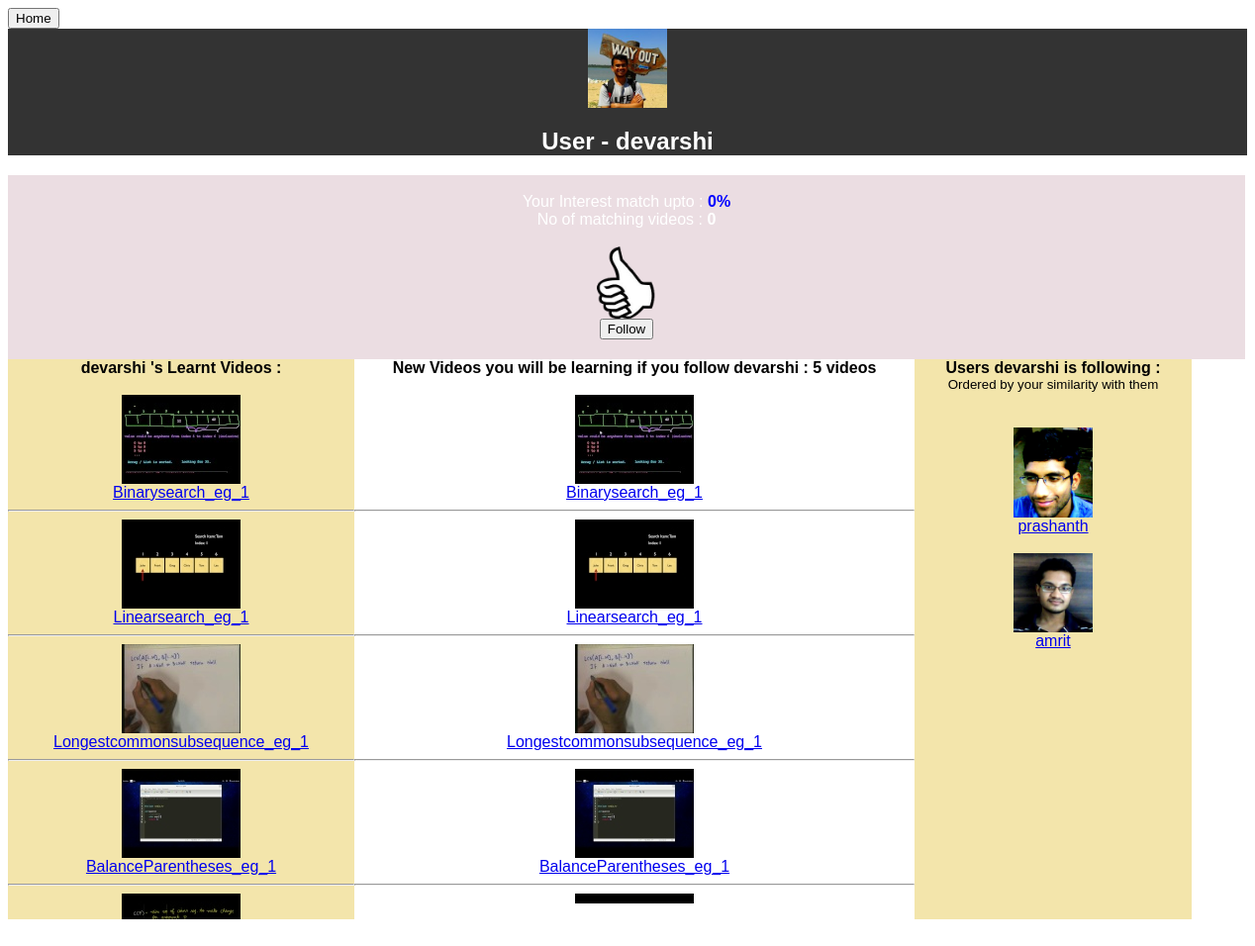
Screenshot of /usermatch.php?name=devarshi with the database file from the repository.
### tables this page shows
CREATE TABLE IF NOT EXISTS `users` (
  `user_id` int(11) NOT NULL AUTO_INCREMENT,
  `user_name` varchar(30) NOT NULL,
  `password` varchar(30) NOT NULL,
  `user_email` varchar(50) NOT NULL,
  `profilepic` varchar(200) NOT NULL,
  PRIMARY KEY (`user_id`),
  UNIQUE KEY `user_name` (`user_name`)
);

CREATE TABLE IF NOT EXISTS `instanceclass` (
  `instance` varchar(100) NOT NULL,
  `class` varchar(100) NOT NULL,
  `url` varchar(100) NOT NULL,
  UNIQUE KEY `instance` (`instance`)
);

### usermatch.php (the view, shortened to what this page needs)
<html>
<?php
function cal_match($username)
{
	$cur_learnt = array();
$follow_learnt = array();
$curname = $_SESSION["user_name"];
$que1 = mysql_query("select * from userlearnt where user_name = '$curname'");
$que2 = mysql_query("select * from userlearnt where user_name='$username'");
while($fetch2 = mysql_fetch_array($que2))
{
	array_push($follow_learnt, $fetch2["videoid"]);
}
$newarr = array_unique(array_merge($cur_learnt, $follow_learnt));
$intersect = array_intersect($cur_learnt, $follow_learnt);
$diff = array_diff($newarr, $cur_learnt);
$total = count($newarr);
$intersect_number = count($intersect);
$percentage = ($intersect_number/$total)*100;
return $percentage;
}
$username = $_GET["name"];
function youtubeID($string) {
    $pattern =
        '%^# Match any youtube URL
        (?:https?://)?
        (?:www\.)?
        (?:
          youtu\.be/
        | youtube\.com
          (?:
            /embed/
          | /v/
          | /watch\?v=
          )
        )
        ([\w-]{10,12})
        $%x'
        ;
    $result = preg_match($pattern, $string, $matches);
    if (false !== $result) {
        return $matches[1];
    }
    return false;
}
?>
<head>
<link rel="stylesheet" href="style.css" />
</head>
<body>
<input type="button" value="Home" onclick="location.href='dashboard.php'"/><br>
<div align="center" class="header">
<div align="center">
<?php
$qshow = "SELECT * FROM users WHERE user_name = '$username' and profilepic != '' ";
$rshow = mysql_query($qshow) or die(mysql_error());
$rshown = mysql_num_rows($rshow);
if($rshown > 0)
{
	while($rowshow = mysql_fetch_array($rshow))
	{
	$path = $rowshow["profilepic"];
echo "<img src='$path' width='80px'/>";
}
}
else
{
echo "<img src='images/u.jpg' width='80px'/>";
}
?>
<br>
<h2> User - <?php echo "<b>".$username."</b>" ?> </h2>
</div>
<div align="center">
<div style="background-color:#EBDDE2;height:186px;width:1250px;float:left;">
<?php
$cur_learnt = array();
$follow_learnt = array();
$curname = $_SESSION["user_name"];
$que2 = mysql_query("select * from userlearnt where user_name='$username'");
while($fetch2 = mysql_fetch_array($que2))
{
	array_push($follow_learnt, $fetch2["videoid"]);
}
$newarr = array_unique(array_merge($cur_learnt, $follow_learnt));
$intersect = array_intersect($cur_learnt, $follow_learnt);
$diff = array_diff($newarr, $cur_learnt);
$diff_number = count($diff);
$total = count($newarr);
$intersect_number = count($intersect);
$percentage = ($intersect_number/$total)*100;
if($percentage >= 80)
{
	echo "<br> Your Interest match upto :<font color='green'><b>".round($percentage,2). "% </b></font>";
}
else if($percentage >= 40 && $percentage < 80)
{
	echo "<br> Your Interest match upto : <font color='purple'><b>".round($percentage,2). "% </b></font>";
}
else if($percentage < 40 && $percentage >= 0)
{
	echo "<br> Your Interest match upto : <font color='blue'><b>".round($percentage,2). "% </b></font>";
}
echo "<br>";
echo "No of matching videos :<b> ".$intersect_number." </b>";;
?>
<br><br>
<form name="follow" method="post" action="">
<?php
$a = $_SESSION["user_name"];
$b = mysql_query("select * from following where name1='$a' and name2='$username'");
$c = mysql_num_rows($b);
if($c == 0)
{
	echo "<img src='images/up.png' width='60px'/><br><input type='submit' name='submithere' value='Follow'/>";
}
else
{
	echo "<img src='images/low.png' width='60px'><br><input type='submit' name='unfollow' value='unfollow'/>";
}
?>
</form>
</div>
<div style="background-color:#F3E5AB;height:566px;width:350px;float:left;overflow:scroll">
<b><font color='black'><?php echo $username; ?> 's Learnt Videos : </font></b><br><br>
<?php
$h = mysql_query("select learntvideos.name from learntvideos, userlearnt where learntvideos.id = userlearnt.videoid and userlearnt.user_name='$username'");
while($ret = mysql_fetch_row($h))
{
	$in = $ret[0];
	$sq = mysql_query("select class, url from instanceclass where instance = '$in'");
	$sqq = mysql_fetch_array($sq);
	echo "<a    target='_blank' href='resultmain.php?instance=".$in."&class=".$sqq["class"]."&url=".$sqq["url"]."'><img src='thumbnails/".youtubeID($sqq["url"]).".jpg'/><br>".$in."</a>";
	echo "<hr>";
}
?>
</div>
<div style="height:550px;width:566px;float:left;overflow:scroll">
<b><font color='black'>New Videos you will be learning if you follow <?php echo $username; ?> : <?php echo $diff_number." videos"; ?></font></b><br><br>
<?php
foreach($diff as $ele)
{
	$diffquery = mysql_query("select learntvideos.name from learntvideos, userlearnt where learntvideos.id = userlearnt.videoid  and userlearnt.videoid='$ele'");
	$res_set = mysql_fetch_array($diffquery);
	$in = $res_set['name'];
	$sq = mysql_query("select class, url from instanceclass where instance = '$in'");
	$sqq = mysql_fetch_array($sq);
	echo "<a    target='_blank' href='resultmain.php?instance=".$in."&class=".$sqq["class"]."&url=".$sqq["url"]."'><img src='thumbnails/".youtubeID($sqq["url"]).".jpg'/><br>".$in."</a>";
	echo "<hr>";
}
?>
</div>
<div style="background-color:#F3E5AB;height:566px;width:280px;float:left;overflow:scroll">
<b><font color='black'>Users <?php echo $username; ?> is following :</b><br>
<sub>Ordered by your similarity with them</font></sub>
<br>
<?php
$userper = array();
$seluser = mysql_query("select * from following where name1='$username' and name2!='$curname'");
while($sval = mysql_fetch_array($seluser))
{
echo "<br>";
$per = cal_match($sval["name2"]);
$per = round($per, 2);
$t2 = $sval["name2"];
$userper[$t2] = $per;
}
arsort($userper);
foreach($userper as $key=>$value)
{
	$qshow = "SELECT * FROM users WHERE user_name = '$key' and profilepic != '' ";
$rshow = mysql_query($qshow) or die(mysql_error());
$rshown = mysql_num_rows($rshow);
if($rshown > 0)
{
	while($rowshow = mysql_fetch_array($rshow))
	{
	$path = $rowshow["profilepic"];
	echo "<img src='$path' width='80px'/>";
	}
}
else
{
echo "<img src='images/u.jpg' width='80px'/>";
}
	echo "<br><a href='usermatch.php?name=".$key."'>".$key."</a>";
	echo "<br>";
	echo "<br>";
}
echo "<br>";
?>
</div>
</div>
</body>
</html>

### style.css (style rules this page uses)
body { font-family: "Century Gothic", CenturyGothic, AppleGothic, sans-serif; }
.header { background:#333; color:white; }

### rows the page displays
users: profilepic (picture)
instanceclass: shows a picture, in "Binarysearch_eg_1"
instanceclass: shows a picture, in "Linearsearch_eg_1"
instanceclass: shows a picture, in "Longestcommonsubsequence_eg_1"
instanceclass: shows a picture, in "BalanceParentheses_eg_1"
instanceclass: shows a picture
users: profilepic (picture)
users: profilepic (picture)

### other values shown
$username "devarshi"
$percentage "0"
$intersect_number "0"
$in "Binarysearch_eg_1"
$in "Linearsearch_eg_1"
$in "Longestcommonsubsequence_eg_1"
$in "BalanceParentheses_eg_1"
$diff_number "5"
$key "prashanth"
$key "amrit"
